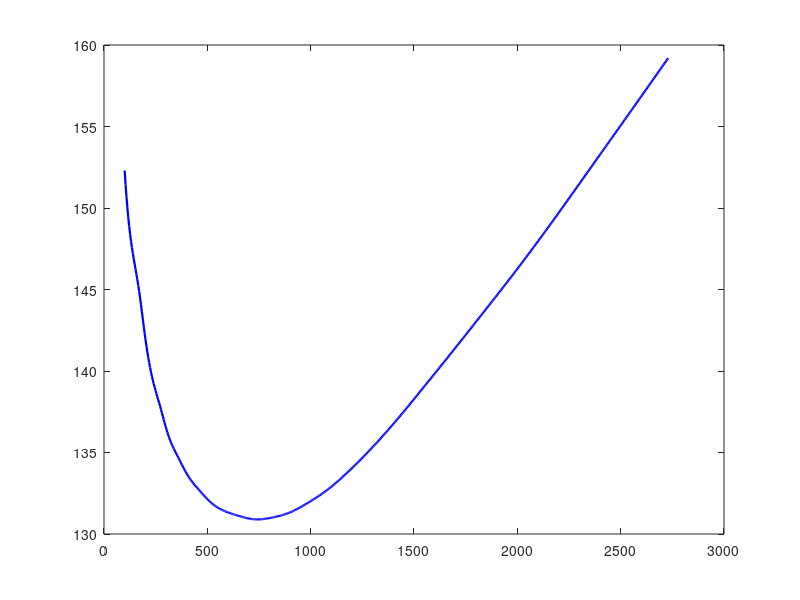

Recreate this plot in MATLAB. (Note: this script raises an error after producing the figure.)
clc; clear; close all;

%% =========================
% 1. DATOS EXPERIMENTALES
%% =========================
f = [100 120 145 170 200 235 270 310 355 405 460 520 585 655 730 ...
     810 895 985 1080 1180 1290 1410 1540 1680 1830 1990 2160 ...
     2340 2530 2730];

Z = [152.3 149.1 146.8 144.9 142.0 139.5 137.9 136.1 134.8 133.6 ...
     132.7 131.9 131.4 131.1 130.9 131.0 131.3 131.9 132.7 133.8 ...
     135.2 136.9 138.9 141.1 143.5 146.1 149.0 152.2 155.6 159.2];

Zth = 150;

%% =========================
% 2. SPLINE CÚBICO
%% =========================
pp = spline(f, Z);
g = @(x) ppval(pp,x) - Zth;

%% =========================
% 3. RAÍCES (BISECCIÓN)
%% =========================
roots_bis = [];

for i = 1:length(f)-1
    if g(f(i))*g(f(i+1)) < 0
        a = f(i); b = f(i+1);

        for k = 1:50
            c = (a+b)/2;

            if g(a)*g(c) < 0
                b = c;
            else
                a = c;
            end
        end

        roots_bis(end+1) = (a+b)/2;
    end
end

%% =========================
% 4. NEWTON-RAPHSON
%% =========================
pp_der = fnder(pp);
roots_nr = roots_bis;

for i = 1:length(roots_nr)

    x = roots_nr(i);

    for k = 1:5
        x = x - (ppval(pp,x)-Zth)/ppval(pp_der,x);
    end

    roots_nr(i) = x;
end

%% =========================
% 5. RESULTADOS
%% =========================
fprintf('\n===== RESULTADOS =====\n');

fprintf('Raíces (Spline/Bisección):\n');
disp(roots_bis');

fprintf('Raíces (Newton-Raphson):\n');
disp(roots_nr');

fprintf('\nBanda de operación segura:\n');
fprintf('[%.4f ; %.4f] Hz\n', roots_nr(1), roots_nr(2));

%% =========================
% 6. SENSIBILIDAD (≈2000 Hz)
%% =========================
f0 = 2000;

dZdf = ppval(pp_der, f0);   % d|Z|/df
sensibilidad = 1/dZdf;      % df/d|Z|

fprintf('\nSensibilidad en 2000 Hz:\n');
fprintf('d|Z|/df = %.4f Ohm/Hz\n', dZdf);
fprintf('df/d|Z| = %.4f Hz/Ohm\n', sensibilidad);

%% =========================
% 7. GRÁFICA
%% =========================
ff = linspace(100,2730,600);

figure;
plot(ff, ppval(pp,ff), 'b','LineWidth',1.6); hold on;
yline(Zth,'r--','Z_{th}=150');

scatter(roots_bis, Zth*ones(size(roots_bis)),80,'ko','filled');

grid on;
xlabel('Frecuencia (Hz)');
ylabel('|Z| (Ohm)');
title('Spline cúbico y puntos de cruce con el umbral');
legend('|Z(f)|','Umbral 150 Ω','Raíces');
